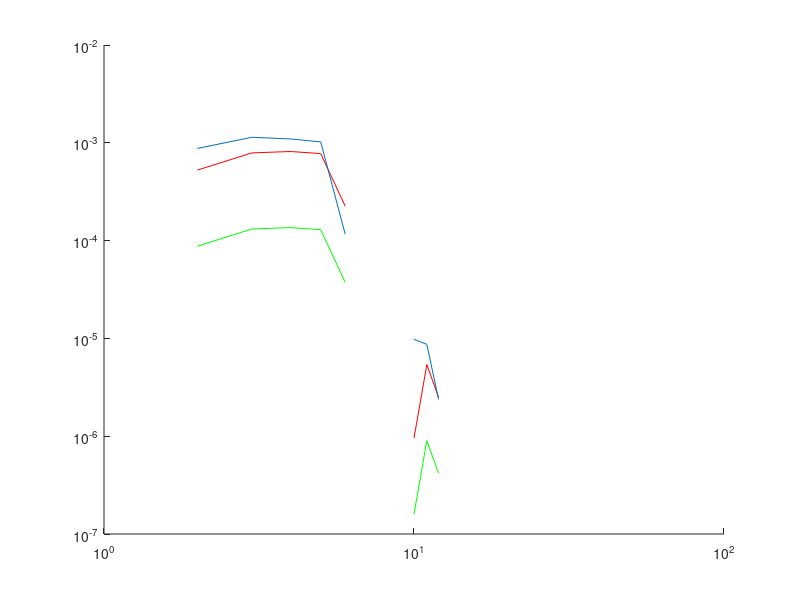

Here is the MATLAB script that generated this plot:
clf
molecularweight  = 285.33; % molecular weight of morphine
LitersOfPlasma = 5; % liters of plasma in the body
Morphine = 0; % initial morphine concentration
Injection = 1.25; % milligrams of morphine
Intake = Injection/molecularweight/LitersOfPlasma; % intake of morphine
M3G = 0; % initial m3g concentration
M6G = 0; % initial m6g concentration
a = 12; % length of simulation
hold on
% initialize datasets
M6 = [1:a];
M3 = [1:a];
MM = [1:a];
q = [1:a]; % time
for i = 1:12
if i < 5
    MorphineX = (Intake); %this is the initial intake of morphine for the first 5 iterations
    
else MorphineX = 0;
    
end
    MM(i) = Morphine;
    M3G1 = (Morphine*.6);
    M6G1 = (Morphine*.1);
    M3G = M3G*.2 + M3G1;
    M6G = M6G*.2 + M6G1;
    M3(i) = M3G;
    M6(i) = M6G;
    Morphine = (MorphineX + Morphine - (M3G + M6G));
    
    
    %plot(i,Morphine,'b.')
    %plot(i,M3G,'r.')
    %plot(i,M6G,'g.')
end
loglog(q,M3,'r')
loglog(q,M6,'g')
loglog(q,MM)
